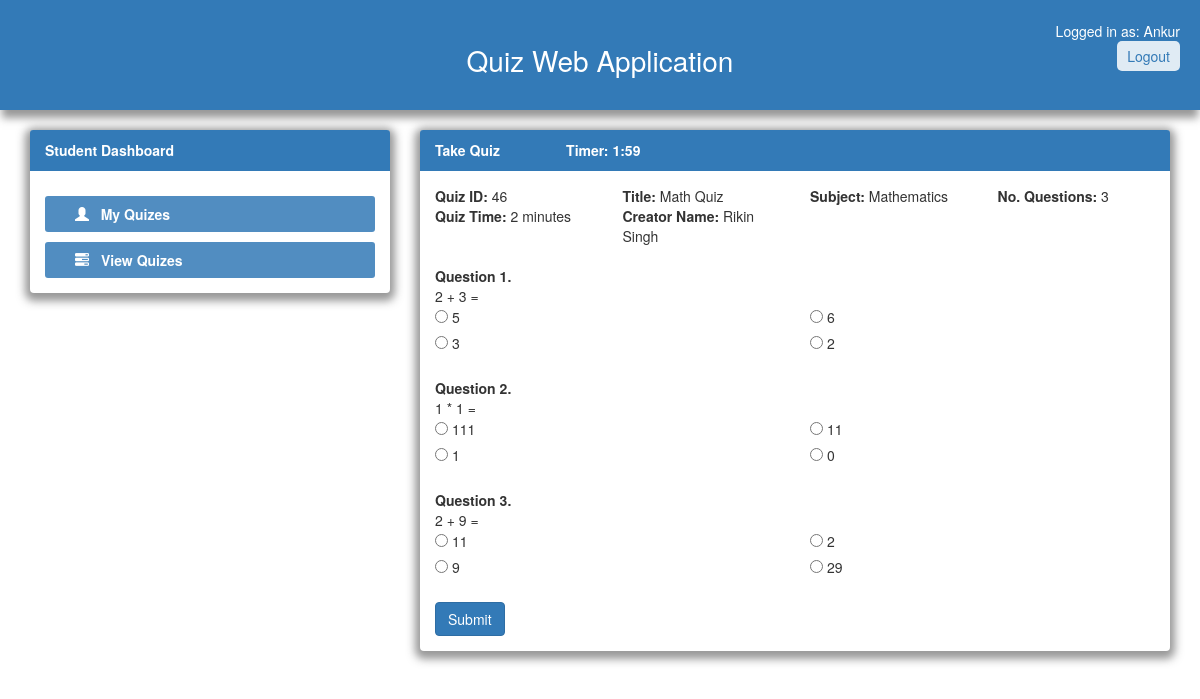
Page /student_dashboard/TakeQuiz?quiz_id=46 (signed in) on the committed database.
### tables this page shows
CREATE TABLE quiz
            (quiz_id integer primary key autoincrement, title text not null, subject text not null, 
            no_questions integer not null, quiz_time integer not null, quiz_creator_id integer not null, 
            foreign key(quiz_creator_id) references user(user_id) );

CREATE TABLE question (question_id integer primary key autoincrement, question_content text not null, 
         option1 text not null, option2 text not null,
         option3 text not null, option4 text not null, answer integer not null, question_quiz_id integer, 
         foreign key(question_quiz_id) references quiz(quiz_id) );

### main.py (the view)
@app.route('/student_dashboard/TakeQuiz')
def student_dashboard_TakeQuiz():
    if not ('email' in session) or not(session['user_type'] == 'student'):
        return redirect(url_for('login'))
    quiz_id = request.args.get('quiz_id')
    if not(quiz_id):
        return redirect(url_for('student_dashboard', choice = 'ViewQuizes'))
    email = session['email']
    student = Student(email)  # create an object of Student class
    quiz_details, quiz_questions = student.take_quiz(quiz_id)  # call the take_quiz() method to take quiz
    session['quiz_questions'] = quiz_questions
    session['quiz_details'] = quiz_details
    TakeQuiz_err_msg = None
    if not(quiz_details) or not(quiz_questions):
        TakeQuiz_err_msg = "Quiz you are looking for, does not exist"
    return render_template('student_dashboard_TakeQuiz.html', quiz_details = quiz_details,
                           quiz_questions = quiz_questions, TakeQuiz_err_msg = TakeQuiz_err_msg)

### templates/student_dashboard_TakeQuiz.html (shortened to what this page needs)
{% extends 'register.html' %}
{% block body %}
   <div class="main-body-content">
      <div class="container">
      <div class="row">
          <div class="col-md-4 col-lg-4 col-sm-12">
              <div class="panel panel-primary">
                  <div class="panel-heading"><b>Student Dashboard</b></div>
                  <div class="panel-body">
                      <ul class="list-unstyled sidebar">
                          <a href="{{url_for('student_dashboard', choice = 'MyQuizes')}}"><i class="glyphicon glyphicon-user"></i> &nbsp; My Quizes</a>
                          <a href="{{url_for('student_dashboard', choice = 'ViewQuizes')}}"><i class="glyphicon glyphicon-tasks"></i> &nbsp; View Quizes</a>
                      </ul>
                  </div>
              </div>
          </div>
          <div class="col-md-8 col-lg-8 col-sm-12">
              <div class="panel panel-primary">
                  <div class="panel-heading">
                      <b>Take Quiz</b>
                      <b id="timer"></b>
                  </div>
                  <div class="panel-body">
                     {% if TakeQuiz_err_msg %}
                         {{ TakeQuiz_err_msg }} <br><br>
                      <a href="{{url_for('student_dashboard', choice = 'ViewQuizes')}}" class="btn btn-primary"><b><i class="glyphicon glyphicon-arrow-left"></i>&nbsp; Go Back</b></a>
                     {% else %}
                         {% for quiz_detail in quiz_details %}
                            <div class="row">
                                <div class="col-xs-6 col-sm-6 col-md-4 col-lg-3">
                                    <b>Quiz ID: </b> {{ quiz_detail['quiz_id'] }}
                                </div>
                                <div class="col-xs-6 col-sm-6 col-md-4 col-lg-3">
                                    <b>Title: </b> {{ quiz_detail['title'] }}
                                </div>
                                <div class="col-xs-6 col-sm-6 col-md-4 col-lg-3">
                                    <b>Subject: </b> {{ quiz_detail['subject'] }}
                                </div>
                                <div class="col-xs-6 col-sm-6 col-md-4 col-lg-3">
                                    <b>No. Questions: </b> {{ quiz_detail['no_questions'] }}
                                </div>
                                <div class="col-xs-6 col-sm-6 col-md-4 col-lg-3">
                                    <b>Quiz Time: </b> {{ quiz_detail['quiz_time'] }} minutes
                                </div>
                                <div class="col-xs-6 col-sm-6 col-md-4 col-lg-3">
                                    <b>Creator Name: </b> {{ quiz_detail['creator_name'] }}
                                </div>
                            </div>
                         {% endfor %}
                          <form action="{{ url_for('student_dashboard', choice='SubmitQuiz') }}" method="post">
                          {% for quiz_question in quiz_questions %}
                             <br>
                             <div class="row">
                                 <div class="col-md-12">
                                     <b>Question {{ quiz_question['question_no'] }}.</b> <br>
                                     {{ quiz_question['question_content'] }}
                                 </div>
                             </div>
                             <div class="row">
                                 <div class="col-md-6">
                                     <label class="student_dashboard_take_quiz_input_label">
                                         <input type="radio" name="{{ quiz_question['question_id'] }}" value="1" required> {{ quiz_question['option1'] }}
                                     </label>
                                 </div>
                                 <div class="col-md-6">
                                     <label class="student_dashboard_take_quiz_input_label">
                                         <input type="radio" name="{{ quiz_question['question_id'] }}" value="2" required> {{ quiz_question['option2'] }}
                                     </label>
                                 </div>
                             </div>
                             <div class="row">
                                 <div class="col-md-6">
                                     <label class="student_dashboard_take_quiz_input_label">
                                         <input type="radio" name="{{ quiz_question['question_id'] }}" value="3" required> {{ quiz_question['option3'] }}
                                     </label>
                                 </div>
                                 <div class="col-md-6">
                                     <label class="student_dashboard_take_quiz_input_label">
                                         <input type="radio" name="{{ quiz_question['question_id'] }}" value="4" required> {{ quiz_question['option4'] }}
                                     </label>
                                 </div>
                             </div>
                          {% endfor %}
                         <br>
                         <input type="submit" value="Submit" class="btn btn-primary">
                          </form>
                     {% endif %}
                  </div>
              </div>
          </div>
      </div>
  </div>
  </div>
{% endblock %}

### templates/register.html (shortened to what this page needs)
<!DOCTYPE html>
<html lang="en">
<head>
    {% block head %}
    <link rel="stylesheet" href = "{{ url_for('static', filename = 'css/style.css') }}">
    <link rel="stylesheet" href = "{{ url_for('static', filename = 'bootstrap/css/bootstrap.min.css') }}" type="text/css">
    {% endblock %}
</head>
<body>
    <header class="header">
        <h2>Quiz Web Application</h2>
        {% if 'email' in session %}
          <span class="pull-right">Logged in as: {{ session['name'] }}</span> <br><br>
          <span class="pull-right logout-btn"><a href="{{url_for('logout')}}">Logout</a> </span>
        {% endif %}
    </header>
{% block body %}{% endblock %}
</body>
</html>

### static/css/style.css (style rules this page uses)
.header { position: absolute; top: 0; left: 0; width: 100%; height: 110px; box-shadow: 0px 10px 8px -2px rgba(50,50,50,0.5); background-color: #337ab7; }
.header > h2 { text-align: center; color: #ffffff; font-size: 28px; position: relative; top: 25px; }
.header > span { position: relative; color: #ffffff; top: -40px; margin-right: 20px; }
.logout-btn > a { position: relative; top: -15px; background-color: #ffffff; opacity: 0.85; color: #337ab7; padding: 5px 10px 5px 10px; border-radius: 5px; }
.main-body-content { margin-top: 130px; }
.student_dashboard_take_quiz_input_label { font-weight: normal; cursor: pointer; }
.sidebar > a { float: left; width: 100%; background-color: #337ab7; color: #ffffff; margin-top: 10px; font-weight: bold; font-size: 14px; padding: 8px 30px 8px 30px; border-radius: 3px; opacity: 0.85; }
.panel.panel-primary { box-shadow: 0px 3px 8px 5px rgba(50,50,50,0.5); border: none; }

### rows in the picture
quiz: quiz_id "46", title "Math Quiz", subject "Mathematics", no_questions "3", quiz_time "2", creator_name "Rikin Singh"
question: question_no "1", question_content "2 + 3 =", option1 "5", option2 "6", option3 "3", option4 "2"
question: question_no "2", question_content "1 * 1 =", option1 "111", option2 "11", option3 "1", option4 "0"
question: question_no "3", question_content "2 + 9 =", option1 "11", option2 "2", option3 "9", option4 "29"

### other values in the picture
{{ session['name'] }} "Ankur"
